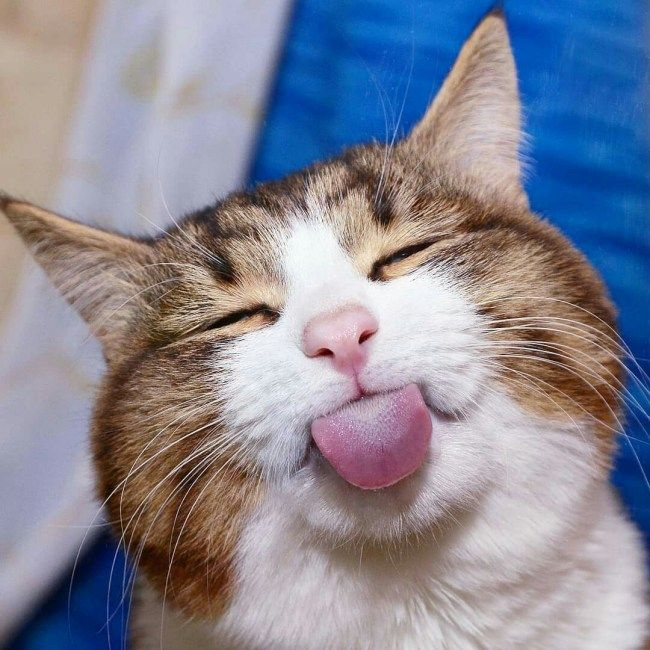
#> input picture UPC/Machine_Learning/Labs/lab03/cat.jpg, 650 x 650 px
$ jupyter execute --allow-errors ml03-svd.ipynb   (shell and % lines are left out)
#> lines starting #> are read from the running program, lines starting #| are printed output that depends on the picture
# ML lab 03
# SVD: dimensionality reduction, visualization, compression and more

[cell 1]
# Uncomment to upgrade packages
#!pip3 install pandas --user --upgrade --quiet
#!pip3 install scipy --user --upgrade --quiet
#!pip3 install numpy --user --upgrade --quiet
#!pip3 install statsmodels --user --upgrade --quiet
#!pip3 install seaborn --user --upgrade --quiet
#!pip3 install pillow --user --upgrade -- quiet
#!pip3 install matplotlib --user --upgrade --quiet

[cell 2]
import numpy as np
import pandas as pd

pd.set_option('display.precision', 3)
np.set_printoptions(precision=3)

---
## SECTION 1: Eigenvalues and eigenvectors

In linear algebra, an eigenvector or characteristic vector of a linear transformation is a non-zero vector that only changes by a scalar factor when that linear transformation is applied to it.

If the vector space is finite-dimensional, then the linear transformation can be represented as a square
matrix $ A $, and the vector $ q $ by a column vector, rendering the above mapping as a matrix multiplication on the
left hand side and a scaling of the column vector on the right hand side in the equation

$$ Aq = \lambda q $$

The set of all eigenvectors of a linear transformation, each paired with its corresponding eigenvalue, is called the
eigensystem of that transformation.

When we place all of these equations (corresponding to the $n$ eigenvalues with their eigenvectors), this leads to the eigendecomposition of $A$:

$$ AQ = Q \Lambda $$

Spelling this out:

$$
A \begin{bmatrix}\mathbf{q}_1\ \mathbf{q}_2\ \cdots\ \mathbf{q}_n\end{bmatrix} =
\begin{bmatrix}\mathbf{q}_1\ \mathbf{q}_2\ \cdots\ \mathbf{q}_n\end{bmatrix}
\begin{bmatrix}
    \lambda_1 & 0 & \dots & 0 \\
    0 & \lambda_2 & \dots & 0 \\
    \vdots & \vdots & \ddots & \vdots \\
    0 & 0 & \dots & \lambda_n
  \end{bmatrix} =
  \begin{bmatrix}\lambda_1\mathbf{q}_1\ \lambda_2\mathbf{q}_2\ \cdots\ \lambda_n\mathbf{q}_n\end{bmatrix}
$$

### Eigendecomposition of symmetric matrix $A\in {\mathbb R}^{n \times n}$

If a matrix $A\in {\mathbb R}^{n \times n}$ is symmetric and full-rank, then $A = Q\Lambda Q^T$.
More visually, if $\mathbf{q}_1,..,\mathbf{q}_n$ are the columns of $Q$ (eigenvectors of $A$), then:

$$
A = \begin{bmatrix}\mathbf{q}_1\ \mathbf{q}_2\ \cdots\ \mathbf{q}_n\end{bmatrix} \begin{bmatrix}
    \lambda_1 & 0 & \dots & 0 \\
    0 & \lambda_2 & \dots & 0 \\
    \vdots & \vdots & \ddots & \vdots \\
    0 & 0 & \dots & \lambda_n
  \end{bmatrix} \begin{bmatrix} \mathbf{q}_1^T\\ \mathbf{q}_2^T\\ \cdots\\ \mathbf{q}_n^T \end{bmatrix}
$$

1. $Q$ is orthonormal matrix (all vectors are orthogonal and have unit length); its columns are the eigenvectors of $A$ and form a basis; and so $Q^T Q = I$ and $Q^{-1} = Q^T$
2. $\Lambda$ is diagonal and contains all eigenvalues of $A$

This factorization allows us to compute certain operations very efficiently, e.g.:

- powers of A: $A^k = (Q\Lambda Q^T)^k = (Q\Lambda Q^T) (Q\Lambda Q^T) \ldots (Q\Lambda Q^T) = Q \Lambda^k Q^T$
- inverse of A: $A^{-1} = (Q\Lambda Q^T)^{-1} = Q \Lambda^{-1} Q^T$

[cell 3]
from numpy.linalg import eig, inv

# generate random symmetric matrix
n=5
a = np.random.randint(50, size=(n, n))
A = np.tril(a) + np.tril(a, -1).T
print(A)

[cell 4]
eigvalues, eigvectors = eig(A)

print(f'Eigenvalues: {eigvalues}')
print(f'Eigenvectors:')
print(eigvectors)

[cell 5]
print(A @ eigvectors)
print()
print(eigvectors @ np.diag(eigvalues))

check the condition that  $Aq = \lambda q$ for all $q$ and $\lambda$:

[cell 6]
# make sure they are the same..
print(f'AQ =? QL: {np.allclose(A @ eigvectors, eigvectors @ np.diag(eigvalues))}')

---
## SECTION 2: SVD, what it is, how to compute it

### Singular Value Decomposition of a rectangular matrix $A\in\mathbb{R}^{m \times n}$

Any matrix $A\in\mathbb{R}^{m \times n}$ with $m>n$ can be expressed as
$$A = U \Sigma V^T$$

where:

- $U \in\mathbb{R}^{m \times n}$ has orthonormal columns (so $U^T U = I$)
- $\Sigma\in\mathbb{R}^{n \times n}$ is diagonal and contains the singular values in its diagonal
- $V\in\mathbb{R}^{n \times n}$ has orthonormal rows and columns (so $V^T V = I$, $V V^T = I$ and $V^{-1} = V^T$)

With matrices spelled out, this is:

$$
\begin{aligned}A &= \begin{bmatrix}\mathbf{u}_1\ \mathbf{u}_2\ \cdots\ \mathbf{u}_n\end{bmatrix} \begin{bmatrix}
    \sigma_1 & 0 & \dots & 0 \\
    0 & \sigma_2 & \dots & 0 \\
    \vdots & \vdots & \ddots & \vdots \\
    0 & 0 & \dots & \sigma_n
  \end{bmatrix} \begin{bmatrix} \mathbf{v}_1^T\\ \mathbf{v}_2^T\\ \cdots\\ \mathbf{v}_n^T \end{bmatrix} \\ \\
  &= \sigma_1\mathbf{u}_1\mathbf{v}_1^T + \sigma_2\mathbf{u}_2\mathbf{v}_2^T + ... + \sigma_n\mathbf{u}_n\mathbf{v}_n^T
  \end{aligned}
 $$

The case where $m < n$ is the same, with different sizes for the matrices:

- $U \in\mathbb{R}^{m \times m}$ has orthonormal columns (so $U^T U = I$)
- $\Sigma\in\mathbb{R}^{m \times m}$ is diagonal and contains the singular values in its diagonal
- $V\in\mathbb{R}^{m \times n}$ has orthonormal rows and columns (so $V^T V = I$, $V V^T = I$ and $V^{-1} = V^T$)

For a visual illustration:

| |  |
|:------------:|:-------------:|

### Computing the SVD of a rectangular matrix $A\in\mathbb{R}^{m \times n}$

The nonzero singular values of $A\in\mathbb{R}^{m \times n}$ are the (positive) square roots of the nonzero eigenvalues of $A^T A$ and $A A^T$

- Let $A = U\Sigma V^T$ be the SVD decomposition of $A$
- Then $A^T A = (U\Sigma V^T)^T U\Sigma V^T = V^{TT}\Sigma^T U^T U\Sigma V^T = V \Sigma^2 V^T$ so $V$ contains the eigenvectors of $A^T A$ and $\sigma_i^2$ are its eigenvalues
- Also  $A A^T = U\Sigma V^T (U\Sigma V^T)^T = U\Sigma V^T V^{TT}\Sigma^T U^T  = U \Sigma^2 U^T$ so $U$ contains the eigenvectors of $A A^T$ and $\sigma_i^2$ are its eigenvalues

So the algorithm for computing SVD decomposition of $A$ is:

1. If $m<n$:
    - Compute eigendecomposition $U \Lambda U^T$ of $A A^T$
    - Set $\Sigma = \Lambda^{\frac{1}{2}}$
    - Set $V^T = \Sigma^{-1} U^T A$
2. If $n<m$:
    - Compute eigendecomposition $V \Lambda V^T$ of $A^T A$
    - Set $\Sigma = \Lambda^{\frac{1}{2}}$
    - Set $U = A V \Sigma^{-1}$

---
## SECTION 3: Computation of least squares solution

Let us look closely at the solution for coefficients $\mathbf{\theta}$ via minimization of the least squared error:

$$\mathbf{\theta}_{lse} = (\mathbf{X}^T\mathbf{X})^{-1}\mathbf{X}^T\mathbf{y}$$

- $\mathbf{X} \in {\mathbb R}^{n \times (d+1)}$
- $\mathbf{X}^T\mathbf{X} \in {\mathbb R}^{(d+1) \times (d+1)}$
- If $\mathbf{X}$ has independent columns, then $\mathbf{X}^T\mathbf{X}$ is invertible
- Inverting this matrix can have numerical problems and so the SVD is used instead

The term $(\mathbf{X}^T\mathbf{X})^{-1}\mathbf{X}^T$ is called the *pseudoinverse* of $X$. In fact:

$$pinv(X) X = (\mathbf{X}^T\mathbf{X})^{-1}\mathbf{X}^T X = I$$

### Computing least squares solution via the SVD

Let $\mathbf{X} = U \Sigma V^T$ be the SVD  decomposition of data matrix $\mathbf{X}$

Then:
$$
\begin{aligned}
\mathbf{\theta}_{lse} &=  (\mathbf{X}^T\mathbf{X})^{-1}\mathbf{X}^T\mathbf{y} \\
  &= ((U \Sigma V^T)^T U \Sigma V^T)^{-1} (U \Sigma V^T)^T \mathbf{y} \\
  &= (V\Sigma U^T U\Sigma V^T)^{-1} V \Sigma U^T\mathbf{y} \\
  &= (V \Sigma^2 V^T)^{-1} V \Sigma U^T\mathbf{y} \\
  &= (V^T)^{-1} \Sigma^{-2} V^{-1} V \Sigma U^T \mathbf{y} \\
  &= V \Sigma^{-1} U^T \mathbf{y} \\
\end{aligned}
$$

#> (a cell that did not finish here is left out)

#> (a cell that did not finish here is left out)

[cell 9]
from numpy.linalg import svd, pinv, inv

#> (a cell that did not finish here is left out)

[cell 11]
# compute theta the pseudoinverse way
from numpy.linalg import pinv

#> (the rest of this cell did not finish here and is left out)

#> (a cell that did not finish here is left out)

#> (a cell that did not finish here is left out)

---
## SECTION 4: Compressing images with SVD

In this section we will see a fun application of (truncated) SVD that allows us to compress images. Remember that
we defined the SVD of a rectangular matrix $A\in\mathbb{R}^{m \times n}$ as
$$A = U \Sigma V^T$$

It is instructive to think of the multiplications as the sum of rank-1 matrices with the same shape as $A$:

$$
A = \sigma_1\mathbf{u}_1\mathbf{v}_1^T + \sigma_2\mathbf{u}_2\mathbf{v}_2^T + ... + \sigma_n\mathbf{u}_n\mathbf{v}_n^T
$$

We can use only the first $k$ terms in this sum to represent $A$, having to store only $k$ singular values $\sigma_1 \dots \sigma_k$ and $2k$ vectors $\mathbf{u}_1,\dots,\mathbf{u}_k$ and $\mathbf{v}_1,\dots,\mathbf{v}_k$. So we go from storing $n\times m$ values to storing $k (1 + n + m)$
where $k \ll min(n,m)$

## First, let us load a random image..

[cell 14]
from PIL import Image
import matplotlib.pyplot as plt

image = Image.open('cat.jpg')
#> image is the input picture: PIL image 650x650 RGB; mean R, G, B 135.4, 135.7, 149.8
A = np.array(image)
plt.imshow(image)
plt.axis('off')
plt.show()
A.shape
#> Out = (650, 650, 3)

[cell 15]
#convert to 2D image from 3 RGB channels

X = np.mean(A, axis=2)
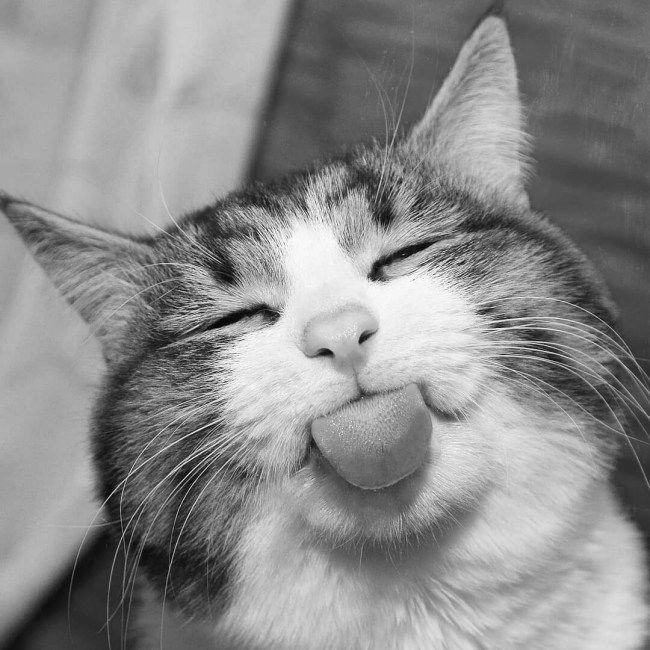
#> X: shape (650, 650) float64; min 2, max 255, mean 140.3
plt.imshow(X, cmap=plt.cm.gray)
plt.axis('off')
print(X.shape)
#| (650, 650)
print(f'original image uses {np.prod(X.shape)} values')
#| original image uses 422500 values

## Perform SVD decomposition on $X$

[cell 16]
U,d,Vt = svd(X)
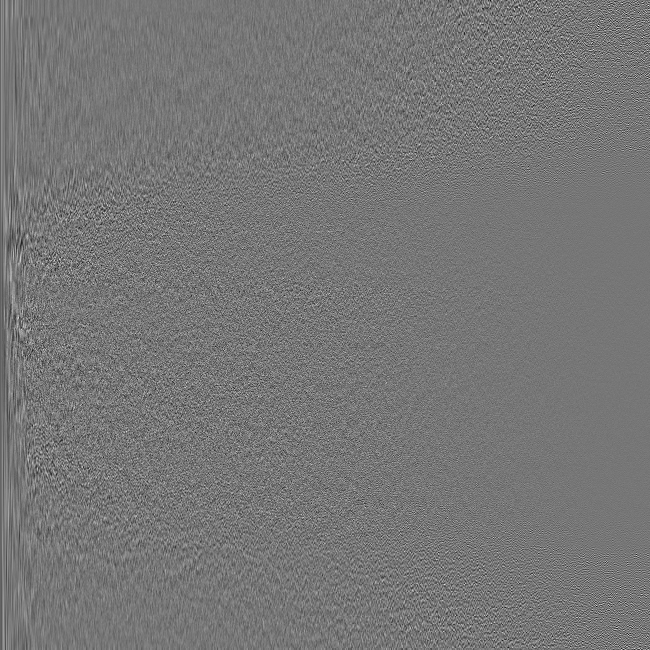
#> U: shape (650, 650) float64; min -0.261, max 0.299, mean -5.37e-05; drawn with min black and max white
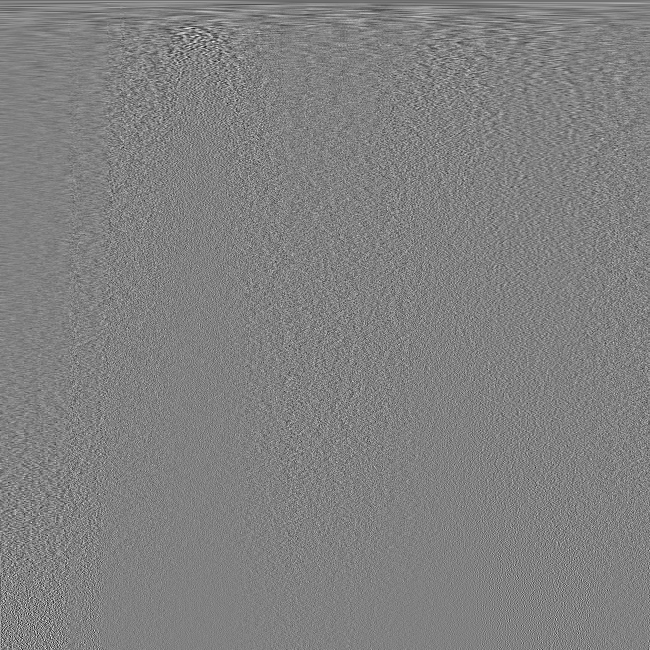
#> Vt: shape (650, 650) float64; min -0.281, max 0.273, mean -5.01e-05; drawn with min black and max white
#> d = 650 values, max 92304.8 at index 0, min 0.0288 at index 649, mean 553.2
D = np.diag(d)

np.allclose(X, U @ D @ Vt)
#> Out = True

[cell 17]
# k looping through sequence of powers of 2
m,n = X.shape
#> m = 650; n = 650
nm = np.prod(X.shape)
#> nm = 422500
print(f'Original image needs {n} x {m} = {nm} values')
#| Original image needs 650 x 650 = 422500 values
j = 0
plt.figure(figsize=(18, 8))
for k in [1 << i for i in range(10)]:
    plt.subplot(2,5,j+1)
    j += 1
    ## construct approximation of X with first $k$ dimensions
    X_approx = U[:,:k] @ D[:k,:k] @ Vt[:k,:]
    plt.imshow(X_approx, cmap=plt.cm.gray)
    plt.axis('off')
    storage = k*(m+n+1)
    plt.title(f'k = {k}; {storage} values; {storage/nm*100:.1f}%')
#> this loop made 10 passes
#> pass 1, `X_approx = U[:,:k] @ D[:k,:k] @ Vt[:k,:]`:
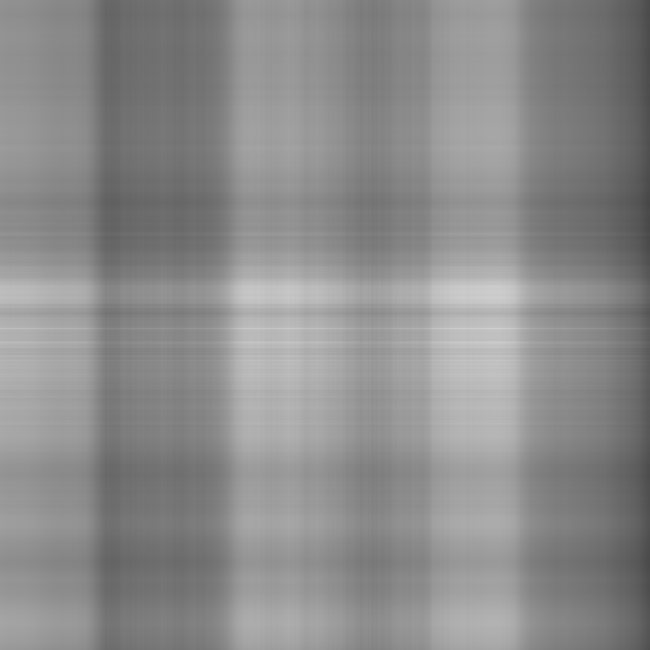
#> X_approx: shape (650, 650) float64; min 71.27, max 208.2, mean 140.2
#> pass 3, `X_approx = U[:,:k] @ D[:k,:k] @ Vt[:k,:]`:
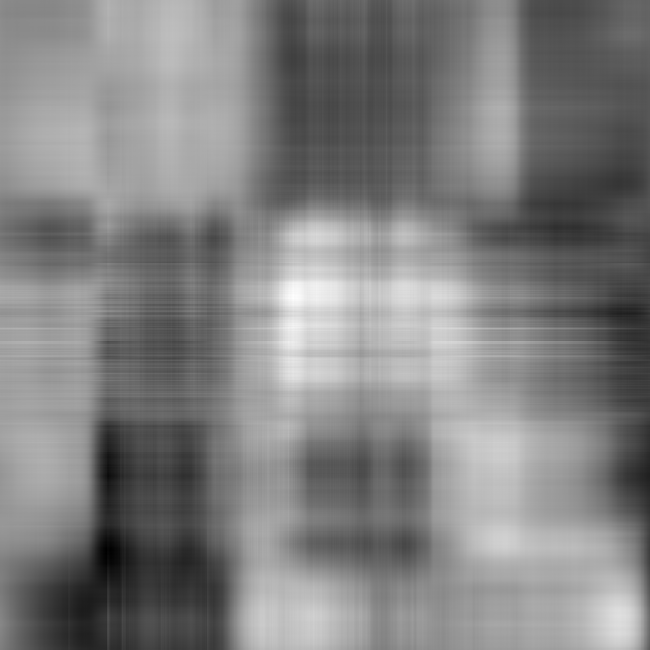
#> X_approx: shape (650, 650) float64; min 6.92, max 270.2, mean 140.3; drawn with min black and max white
#> after the loop, j = 10
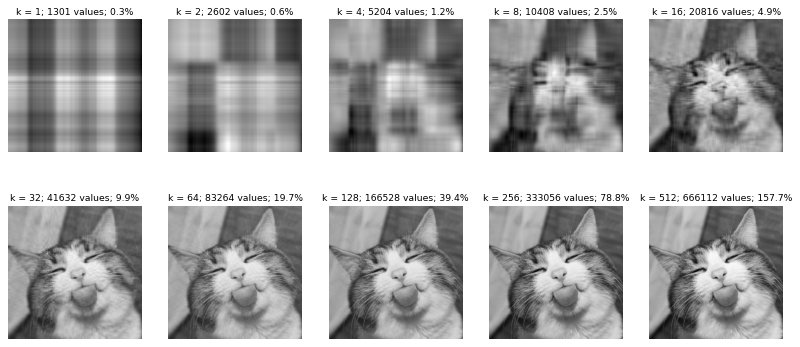
#> figure drawn by matplotlib, 10 panels

### Plotting singular values

[cell 18]
plt.figure(figsize=(16,4))
plt.subplot(131)
plt.plot(d)
plt.title('Singular values')

plt.subplot(132)
plt.semilogy(d)
plt.title('Singular values in log scale')

plt.subplot(133)
plt.plot(np.cumsum(d) / np.sum(d))
plt.title('Cumulative sum of singular values')
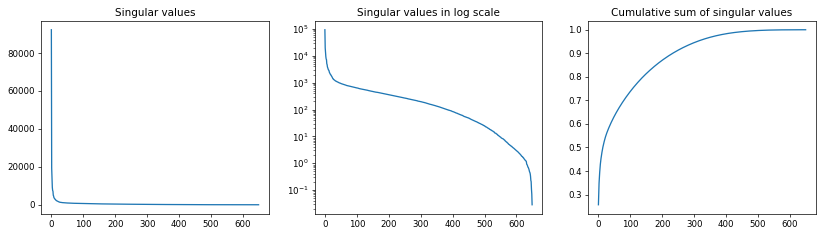
#> figure drawn by matplotlib, 3 panels; panel 1: curve peaks at x = 0, y = 92304.8; panel 2: curve peaks at x = 0, y = 92304.8; panel 3: curve peaks at x = 649, y = 1

---
## SECTION 4: Eigenfaces

In this last section we are going to apply SVD to a **collection** of images, each image will be a "row" in a matrix and we will perform SVD on this
matrix in order to compute the eigenvalues and eigenvectors of a collection of faces downloaded from UMass's [Labeled Faces in the Wild](http://vis-www.cs.umass.edu/lfw/index.html).

### First load all images using scikit-learn

[cell 19]
from sklearn.datasets import fetch_lfw_people
#> (the rest of this cell did not finish here and is left out)

#> (a cell that did not finish here is left out)

#> (a cell that did not finish here is left out)

### Show random faces from our dataset

[cell 22]
plt.figure(figsize=(20, 20))

# select 100 random images
rand_images = np.random.randint(n, size=100)

#> (the rest of this cell did not finish here and is left out)

### Compute mean face; substract mean face from all our faces (will work on centered data... so like PCA)

[cell 23]
mean_face = X.mean(axis=0)
#> mean_face = 650 values, max 170.5 at index 493, min 83.05 at index 649, mean 140.3
#> (the rest of this cell did not finish here and is left out)

[cell 24]
# center data
cX = X - mean_face
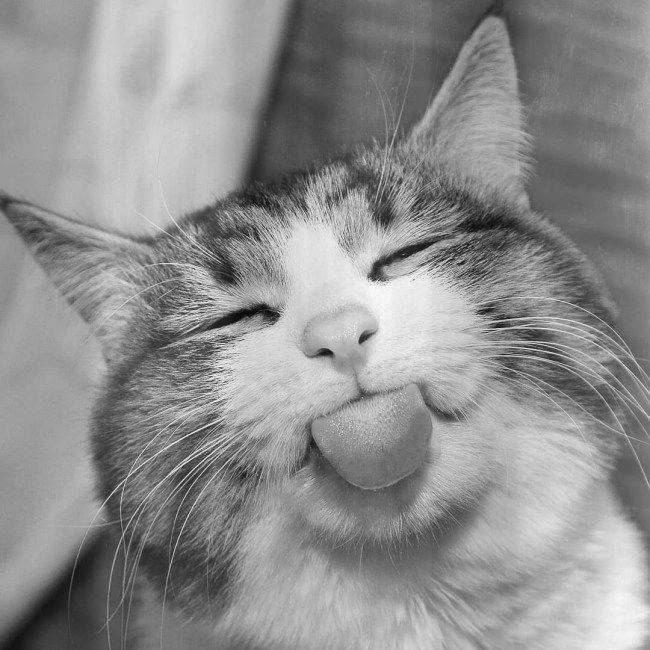
#> cX: shape (650, 650) float64; min -159.7, max 123.9, mean 0; drawn with min black and max white

### Redraw centered images

[cell 25]
plt.figure(figsize=(20, 20))
#> (the rest of this cell did not finish here and is left out)

[cell 26]
U, d, Vt = svd(cX, full_matrices=False)
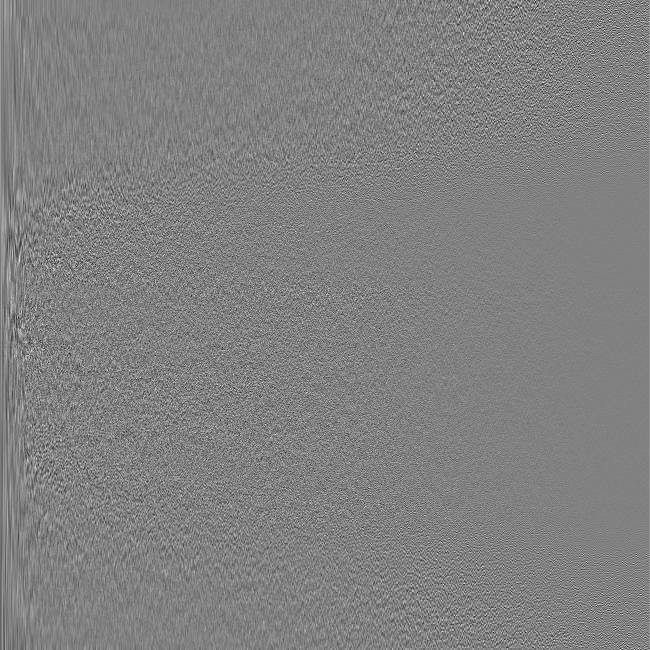
#> U: shape (650, 650) float64; min -0.277, max 0.27, mean 6.03e-05; drawn with min black and max white
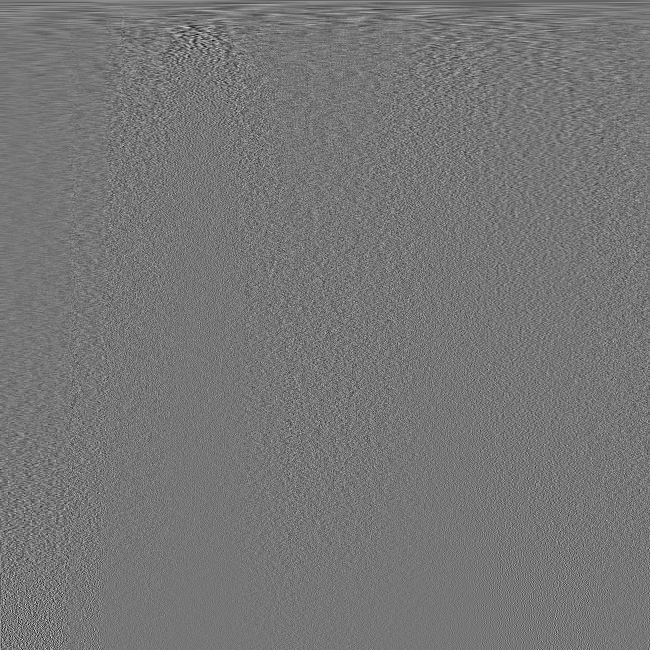
#> Vt: shape (650, 650) float64; min -0.281, max 0.323, mean 2.53e-05; drawn with min black and max white
#> d = 650 values, max 19652.7 at index 0, min 8.16e-12 at index 649, mean 416.8

[cell 27]
U.shape, d.shape, Vt.shape
#> Out = ((650, 650), (650,), (650, 650))

[cell 28]
# check it worked..

svd_X = U @ np.diag(d) @ Vt

print(np.allclose(cX, svd_X, atol=1e-08))
#| True
print(np.allclose(cX, svd_X, atol=1e-03))
#| True

from scipy import stats

stats.describe(cX - svd_X, axis=None)
#> Out = (422500, (-1.09e-11, 2.56e-12), 2.81e-16, 9.36e-27, -3.64, 407.2)
